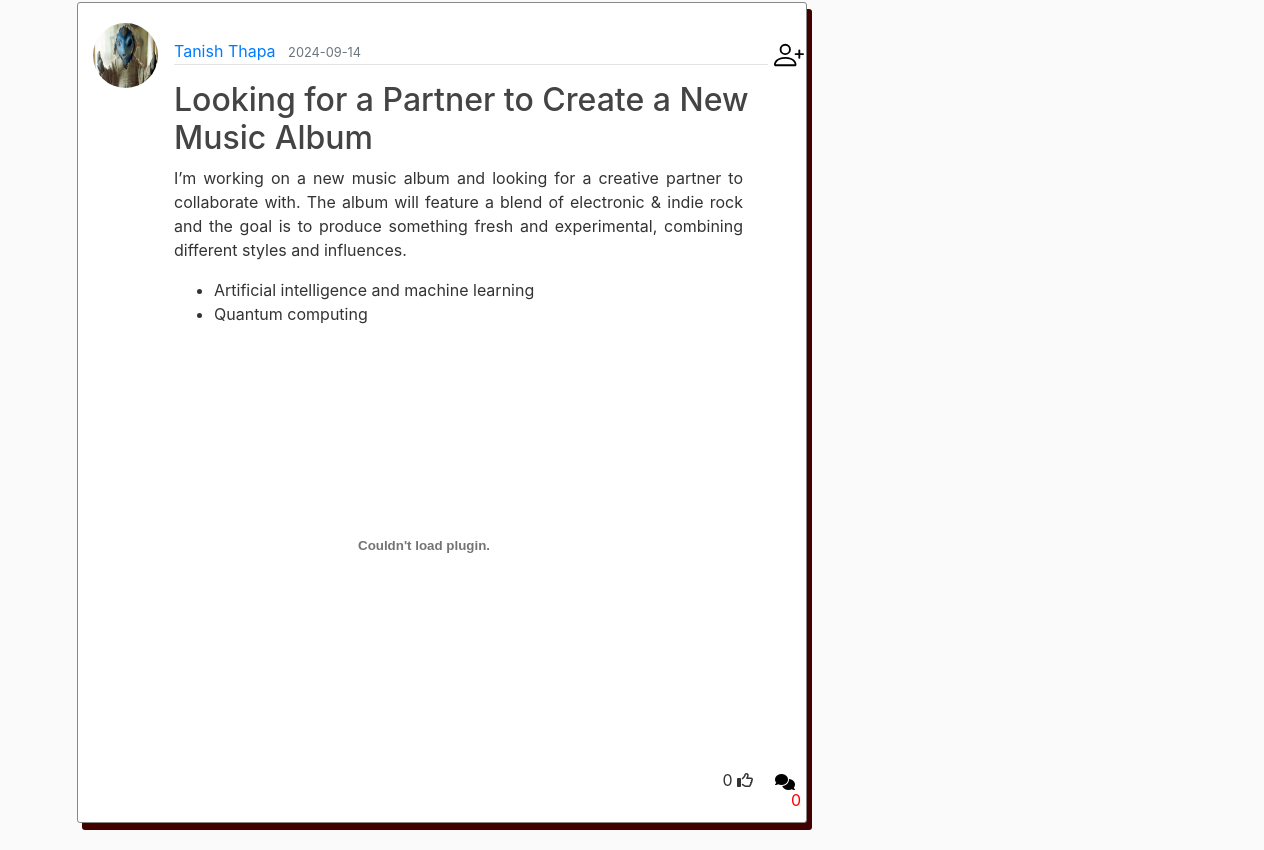
Page /home (lower part) on the earlier database version.
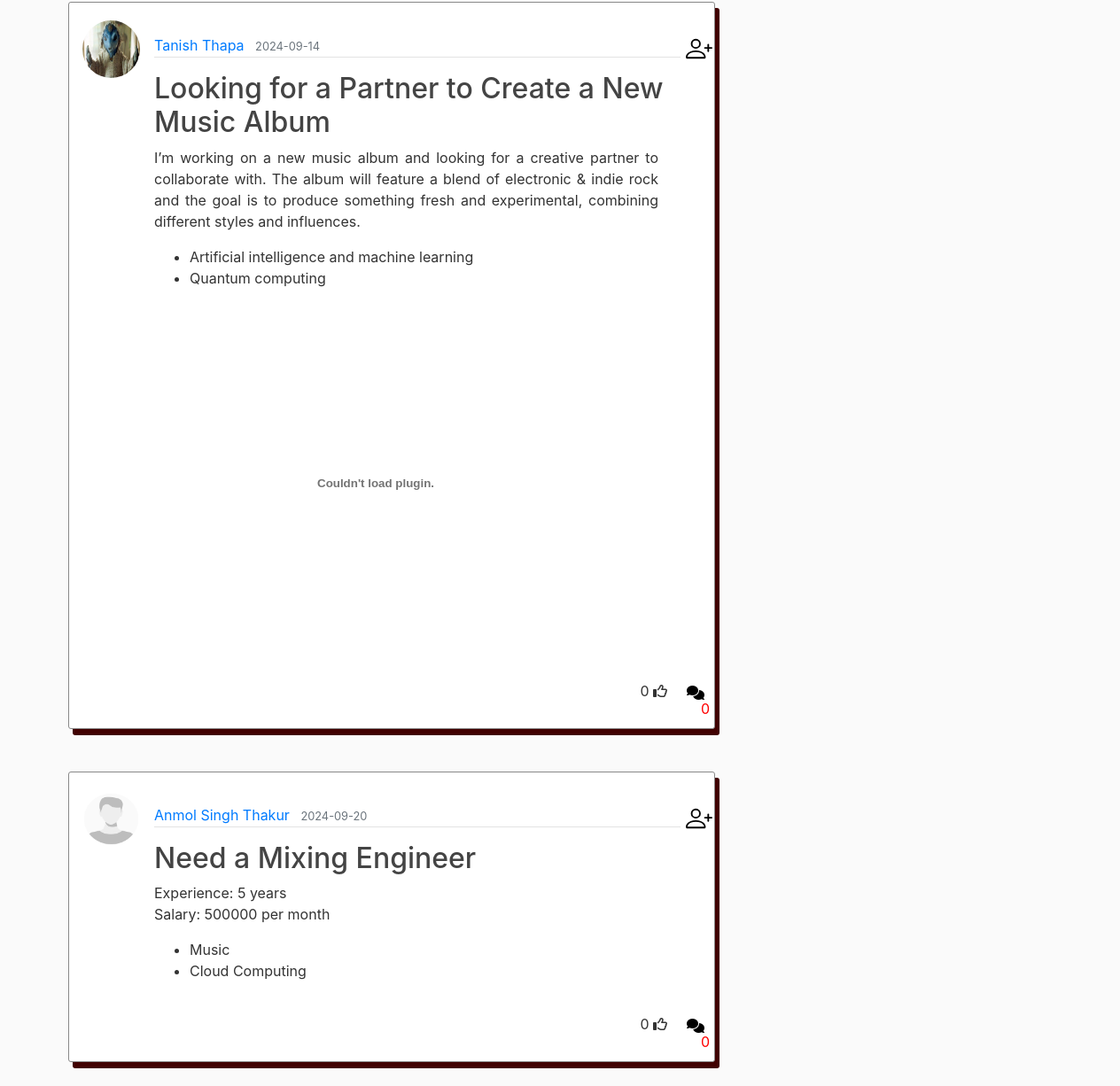
Same page on the later database version.
### flaskblog/models.py (models this page shows, shortened)
class Post(db.Model):
    id = db.Column(db.Integer, primary_key=True)
    title = db.Column(db.String(100), nullable=False)
    date_posted = db.Column(db.DateTime, nullable=False, default=datetime.utcnow)
    content = db.Column(db.Text, nullable=False)
    user_id = db.Column(db.Integer, db.ForeignKey('users.id'), nullable=False)
    file_path = db.Column(db.String(255), nullable=True)
    comments = db.relationship('Comment', backref='post', cascade='all, delete', lazy=True)
    likes = db.relationship('Like', backref='post', cascade='all, delete', lazy=True)

class User(db.Model, UserMixin):
    __tablename__ = 'users'
    id = db.Column(db.Integer, primary_key=True)
    username = db.Column(db.String(20), unique=True, nullable=False)
    email = db.Column(db.String(120), unique=True, nullable=False)
    image_file = db.Column(db.String(20), nullable=False, default='default.jpg')
    password = db.Column(db.String(60), nullable=False)
    posts = db.relationship('Post', backref='author', cascade='all, delete', lazy=True)
    comments = db.relationship('Comment', backref='author', cascade='all, delete', lazy=True)
    friendship = db.relationship(
        'Friendship',
        primaryjoin="(User.id == Friendship.user_id) | (User.id == Friendship.friend_id)",
        backref='users',
        lazy='dynamic',
        cascade='all, delete-orphan'
    )
    categories = db.relationship('Category', secondary='user_categories', cascade='all, delete', back_populates='users')
    likes = db.relationship('Like', backref='user', cascade='all, delete', lazy=True)
    @property
    def friends(self):
        return User.query.join(Friendship, (Friendship.friend_id == User.id)).filter(Friendship.user_id == self.id)

class Category(db.Model):
    id = db.Column(db.Integer, primary_key=True)
    name = db.Column(db.String(50), nullable=False)
    users = db.relationship(
        'User',
        secondary=user_categories,
        back_populates='categories'
    )

### flaskblog/routes.py (the view)
@app.route("/")
@app.route("/home")
def home():
    db.create_all()
    posts = Post.query.all()
    user = current_user
    return render_template('home.html', posts=posts, user = user)

### flaskblog/templates/home.html (shortened to what this page needs)
{% extends "layout.html" %}
{% block content %}
{% for post in posts %}
<article class="media content-section custom-shadow mb-5">
  <img class="rounded-circle article-img" src="{{ url_for('static', filename='profile_pics/' + post.author.image_file) }}">
  <div class="media-body">
    <div class="article-metadata my-3">
      <a class="mr-2" href="#">{{ post.author.username }}</a>
      <small class="text-muted">{{ post.date_posted.strftime('%Y-%m-%d') }}</small>
      {% if current_user != post.author %}
      {% if current_user not in post.author.friends.all() %}
          <form action="{{ url_for('add_friend_', user_id=post.author.id) }}"  method="post" style="display: inline;" >
              <button class="frnd bg-white ml-5" style="width: 17px;" type="submit">
              </button>
          </form>
      {% endif %}
  {% endif %}
    </div>
    <h2><a class="article-title" href="{{ url_for('post', post_id=post.id) }}">{{ post.title }}</a></h2>
    <p class="article-content ml-0 mr-5"
      style="text-align: justify;">{{ post.content }}</p>
    {% if post.author.categories %}
      <ul>
        {% for i in post.author.categories %}
          <li>{{ i.name }}</li>
        {% endfor %}
      </ul>
    {% endif %}
    <div>
      {% if post.file_path %}
          {% if post.file_path.lower().endswith(('.jpg', '.png', '.jpeg', '.gif')) %}
              <img src="{{ url_for('static', filename='media/' + post.file_path) }}" height="300px" width="500px" alt="{{ post.title }}">
          {% elif post.file_path.lower().endswith(('.mp4', '.mov')) %}
          <video controls height="300px" width="500px">
            <source src="{{ url_for('static', filename='media/' + post.file_path) }}" type="{{ video_mime_type }}">
            Your browser does not support the video tag.
        </video>
          {% elif post.file_path.lower().endswith(('.pdf')) %}
              <embed src="{{ url_for('static', filename='media/' + post.file_path) }}" width="500px" height="400px" type="application/pdf">
          {% else %}
              <p>Unsupported file type</p>
          {% endif %}
      {% endif %}
  </div>
      <div class="row justify-content-end">
        <div class="col-auto ml">
        <span id="likes-count-{{post.id}}">
          {{ post.likes|length }}</span>
          {% if user.id in post.likes|map(attribute="user_id")|list %}
          <i
          class="fas fa-thumbs-up like-button"
          id="like-button-{{post.id}}"onclick="like({{post.id}})"
        ></i>
        {% else %}
        <i
          class="far fa-thumbs-up like-button"
          id="like-button-{{post.id}}"onclick="like({{post.id}})"
        ></i>
          {% endif %}
      </div>
      <div class="col-auto ml-2">
<div class="cmtt"
        {% if post.comments|length >0 %}
        <a data-toggle="collapse" href="#comments-{{post.id}}" role="button">
          <button class="cmt bg-white" type="submit" >
            <i class="fa-solid fa-comments"></i>
          </button>
        </a>
        <sub style="position: absolute; bottom: 0; right: 0; color: red; padding: 2px 5px; border-radius: 50%; font-size: 16px;">{{ post.comments|length }}</sub>
        {% elif post.comments|length ==0 %}
        <a data-toggle="collapse" href="#!comments-{{post.id}}" role="button">
          <button class="cmt bg-white" type="submit" >
            <i class="fa-solid fa-comments"></i>
          </button>
        <sub style="position: absolute; bottom: 0; right: 0; color: red; padding: 2px 5px; border-radius: 50%; font-size: 16px;">{{ post.comments|length }}</sub>
        {% endif %}
      </div>
    </div>
</div>
</div>
</article>
        {% endfor %}
{% endblock content %}

### flaskblog/templates/layout.html (shortened to what this page needs)
<!DOCTYPE html>
<html>
<head>
    <link rel="stylesheet" href="https://cdn.jsdelivr.net/npm/bootstrap@4.3.1/dist/css/bootstrap.min.css">
    <link rel="stylesheet" type="text/css" href="{{ url_for('static', filename='main.css') }}">
    <link rel="stylesheet" type="text/css" href="{{ url_for('static', filename='test.css') }}">
</head>
<body>
    <main role="main" class="container">
      <div class="row">
        <div class="col-md-8">
          {% block content %}{% endblock %}
        </div>
        <div class="col-md-4">
        </div>
      </div>
    </main>
  </body>
</html>

### flaskblog/static/main.css (style rules this page uses)
body { background: #fafafa; color: #333333; margin-top: 5rem; }
h1, h2, h3, h4, h5, h6 { color: #444444; }
.content-section { background: #ffffff; padding: 20px 15px; border: 1px solid #888888; border-radius: 3px; margin-bottom: 20px; }
.article-title { color: #444444; }
.article-content { white-space: pre-line; height: auto; }
.article-img { height: 65px; width: 65px; margin-right: 16px; }
.article-metadata { padding-bottom: 1px; margin-bottom: 4px; border-bottom: 1px solid #e3e3e3; margin-right: 50px; width: 99%; }
.cmtt { margin-bottom: 50px; }
.fa-thumbs-up { margin-top:20px; }
.like-button { transition: transform 0.5s ease-in-out; }

### flaskblog/static/test.css (style rules this page uses)
.cmt { position: absolute; right: 5px; border: 0; height: 60px; }
.frnd { float: right; border: none; margin-right: 0px; margin-left: 10x; }

### flaskblog/templates/home.html (style rules this page uses)
.custom-shadow { box-shadow: 5px 7px rgb(65, 1, 1); transition: transform .2s; }

Differences in the rows shown:
added Post: image_file (placeholder picture), author.username "Anmol Singh Thakur", date_posted "2024-09-20", title "Need a Mixing Engineer", content "Experience: 5 years Salary: 500000 per month", likes|length "0", comments|length "0"
added Category: name "Music", shown under "Anmol Singh Thakur"
added Category: name "Cloud Computing", shown under "Anmol Singh Thakur"
